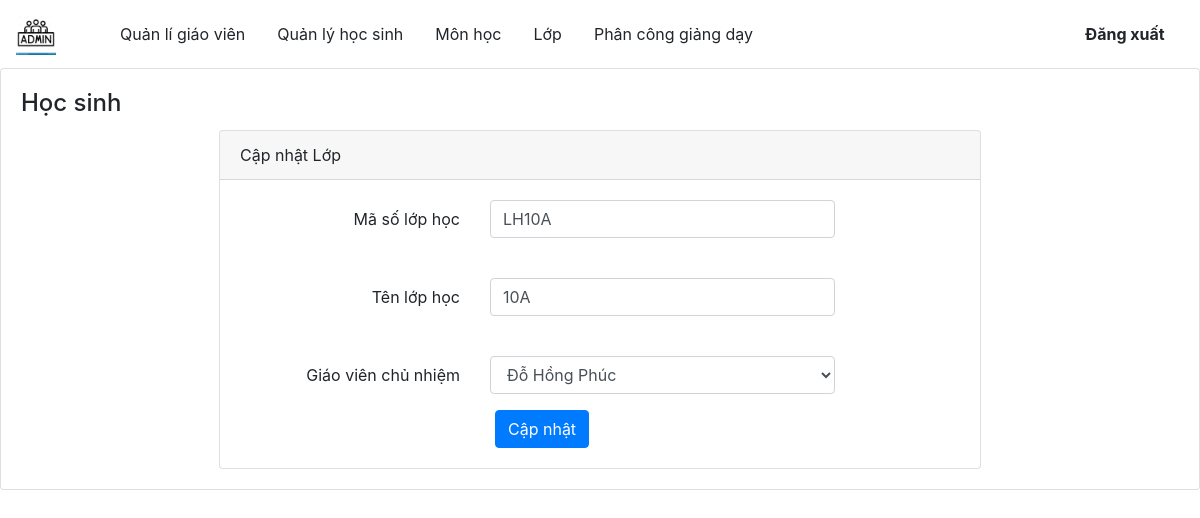
Page /admin/Lop/edit/1016/1 on the committed database.
### tables this page shows
CREATE TABLE `lop` (
  `id_lop` int(11) NOT NULL,
  `malop` varchar(11) NOT NULL,
  `tenlop` varchar(30) DEFAULT NULL,
  `siso` int(11) DEFAULT NULL,
  `id_msgv` int(11) DEFAULT NULL,
  `id_nam` int(11) DEFAULT NULL
);

CREATE TABLE `giaovien` (
  `id_giaovien` int(11) NOT NULL,
  `msgv` varchar(11) NOT NULL,
  `tengv` varchar(30) DEFAULT NULL,
  `namsinh` date NOT NULL,
  `gioitinh` varchar(30) NOT NULL,
  `diachi` varchar(30) NOT NULL,
  `id_monhoc` int(11) DEFAULT NULL
);

### admin/index.php (called while the page is built, shortened)
<?php
    $app =new App();
?>

### admin/Models/Connect.php (called while the page is built)
<?php
    class Connect{
        var $db=null;
        public function __construct(){
            $dsn='mysql:host=localhost;dbname=hocba';
            $user='root';
            $pass= "";
            try {
                $this->db=new PDO($dsn,$user,$pass,array(PDO::MYSQL_ATTR_INIT_COMMAND=>"SET NAMES utf8"));
            } catch (PDOException $e) {
                echo $e->getMessage();
                exit();
            }
        }
        function exutedQuery($sql){
            try{
                $results=$this->db->prepare($sql);
                return $results;
            }
            catch (PDOException $e) {
                echo $e->getMessage();
                 echo "Ko thành công";
                exit();
            }
        }
    }
?>

### admin/Models/Lop.php (called while the page is built, shortened)
<?php
     require_once'Connect.php';
     class LopModel{
        function Get_Lop($id){
            $db= new Connect();
            $getLop= "Select * from lop where id_lop= ".$id;
            $results = $db->exutedQuery($getLop);
            $results->execute();
            return $results;
        }
        function getGv($id_gv,$id_nam){
            $db=new Connect();
            $sql= 'select * from giaovien where id_giaovien not in (select id_msgv from lop where id_lop != ? and id_nam = ?)';
            $results = $db->exutedQuery($sql);
            $results->execute([$id_gv,$id_nam]);
            return $results;
        }
     }
?>

### admin/Views/editLop.php (the view, shortened to what this page needs)
<!DOCTYPE html>
<html lang="en">
<?php  include'link.php'; ?>
<body>
    <div class="container-scroller">
        <?php include 'menu.php';?>
        <div class="main-panel">
            <div class="row ">
                <div class="col-lg-12 grid-margin stretch-card">
                    <div class="card">
                        <div class="card-body">
                            <h4 class="card-title">Học sinh</h4>
                            <main class="my-form">
                                <div class="cotainer">
                                    <div class="row justify-content-center">
                                        <div class="col-md-8">
                                            <div class="card">
                                                <div class="card-header">Cập nhật Lớp</div>
                                                <div class="card-body">
                                                    <form name="my-form" onsubmit="return validform()" action="" method="Post">
                                                        <div class="form-group row">
                                                            <label for="full_name" class="col-md-4 col-form-label text-md-right">Mã số lớp học</label>
                                                            <div class="col-md-6">
                                                                <input type="text" class="form-control" value="<?php echo $row['malop'];  ?>" name="maso"> <br>
                                                            </div>
                                                        </div>
                                                        <div class="form-group row">
                                                            <label for="email_address" class="col-md-4 col-form-label text-md-right">Tên lớp học</label>
                                                            <div class="col-md-6">
                                                                <input type="text"  value="<?php echo $row['tenlop'];  ?>" class="form-control" name="name">
                                                                <br>
                                                            </div>
                                                        </div>
                                                        <div class="form-group row">
                                                            <label for="permanent_address" class="col-md-4 col-form-label text-md-right">Giáo viên chủ nhiệm</label>
                                                            <div class="col-md-6">
                                                                <select class="form-control" name="id" id="">
                                                                <?php
                                                                    while($r=$getGv->fetch()):
                                                                ?>
                                                                   <option <?php if($row['id_msgv']==$r['id_giaovien']) echo 'selected'; ?> value="<?php echo $r['id_giaovien'];?>"> <?php echo $r['tengv'] ?></option>
                                                                <?php
                                                                    endwhile;
                                                                ?>
                                                                </select>
                                                            </div>
                                                        </div>
                                                        <div class="col-md-6 offset-md-4">
                                                            <button type="submit" name="submit"class="btn btn-primary">
                                                                Cập nhật
                                                            </button>
                                                        </div>
                                                </div>
                                            </div>
                                        </div>
                                    </div>
                                </div>
                        </div>
                    </div>
                </div>
            </div>
        </div>
    </div>
</body>
</html>

### rows in the picture
lop: maso "LH10A", name "10A", id "Đỗ Hồng Phúc"
